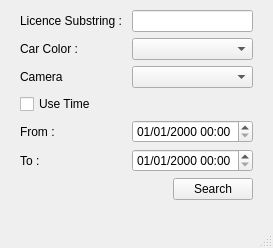
<?xml version="1.0" encoding="UTF-8"?>
<ui version="4.0">
 <class>Search</class>
 <widget class="QMainWindow" name="Search">
  <property name="geometry">
   <rect>
    <x>0</x>
    <y>0</y>
    <width>273</width>
    <height>248</height>
   </rect>
  </property>
  <property name="windowTitle">
   <string>Search</string>
  </property>
  <widget class="QWidget" name="centralwidget">
   <layout class="QFormLayout" name="formLayout">
    <property name="leftMargin">
     <number>20</number>
    </property>
    <property name="topMargin">
     <number>10</number>
    </property>
    <property name="rightMargin">
     <number>20</number>
    </property>
    <property name="bottomMargin">
     <number>10</number>
    </property>
    <item row="0" column="0">
     <widget class="QLabel" name="substring_label">
      <property name="text">
       <string>Licence Substring : </string>
      </property>
     </widget>
    </item>
    <item row="0" column="1">
     <widget class="QLineEdit" name="substring"/>
    </item>
    <item row="1" column="0">
     <widget class="QLabel" name="color_label">
      <property name="text">
       <string>Car Color :</string>
      </property>
     </widget>
    </item>
    <item row="1" column="1">
     <widget class="QComboBox" name="color"/>
    </item>
    <item row="2" column="0">
     <widget class="QLabel" name="label">
      <property name="text">
       <string>Camera</string>
      </property>
     </widget>
    </item>
    <item row="2" column="1">
     <widget class="QComboBox" name="camera">
      <property name="editable">
       <bool>false</bool>
      </property>
     </widget>
    </item>
    <item row="3" column="0">
     <widget class="QCheckBox" name="use_time">
      <property name="text">
       <string>Use Time</string>
      </property>
     </widget>
    </item>
    <item row="4" column="0">
     <widget class="QLabel" name="from_label">
      <property name="text">
       <string>From :</string>
      </property>
     </widget>
    </item>
    <item row="4" column="1">
     <widget class="QDateTimeEdit" name="from_time">
      <property name="displayFormat">
       <string>dd/MM/yyyy hh:mm</string>
      </property>
     </widget>
    </item>
    <item row="5" column="0">
     <widget class="QLabel" name="to_label">
      <property name="text">
       <string>To :</string>
      </property>
     </widget>
    </item>
    <item row="5" column="1">
     <widget class="QDateTimeEdit" name="to_time">
      <property name="displayFormat">
       <string notr="true">dd/MM/yyyy hh:mm</string>
      </property>
     </widget>
    </item>
    <item row="6" column="0">
     <spacer name="horizontalSpacer">
      <property name="orientation">
       <enum>Qt::Horizontal</enum>
      </property>
      <property name="sizeHint" stdset="0">
       <size>
        <width>40</width>
        <height>23</height>
       </size>
      </property>
     </spacer>
    </item>
    <item row="6" column="1">
     <layout class="QHBoxLayout" name="horizontalLayout">
      <item>
       <spacer name="horizontalSpacer_2">
        <property name="orientation">
         <enum>Qt::Horizontal</enum>
        </property>
        <property name="sizeHint" stdset="0">
         <size>
          <width>40</width>
          <height>20</height>
         </size>
        </property>
       </spacer>
      </item>
      <item>
       <widget class="QPushButton" name="search_button">
        <property name="text">
         <string>Search</string>
        </property>
       </widget>
      </item>
     </layout>
    </item>
   </layout>
  </widget>
  <widget class="QStatusBar" name="statusbar"/>
 </widget>
 <resources/>
 <connections/>
</ui>
